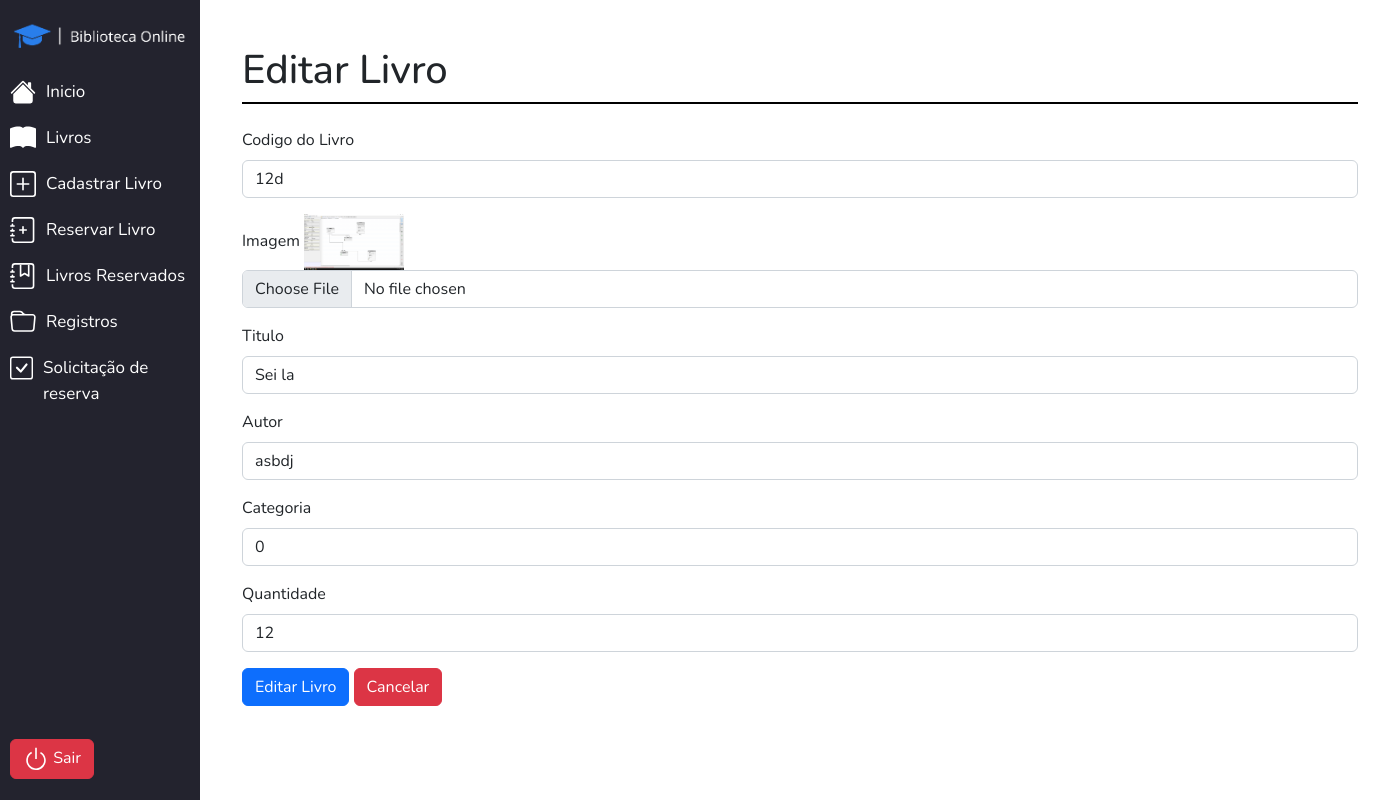
The app's page /View-Gestor/editar.php?id=14 (signed in) with its own data.
### tables this page shows
CREATE TABLE `livro` (
  `id_livro` int(11) NOT NULL,
  `cod_livro` varchar(10) NOT NULL,
  `imagem` varchar(300) NOT NULL,
  `titulo` varchar(300) NOT NULL,
  `autor` varchar(300) NOT NULL,
  `cod_categoria` int(11) NOT NULL,
  `qtd_total` int(11) NOT NULL,
  `qtd_reserva` int(11) NOT NULL,
  `qtd_temp` int(11) NOT NULL
);

### View-Gestor/editar.php (called while the page is built, shortened)
<?php
require('../DataBase.php');
include_once('../includes/header-fechado.php');
include_once('../includes/gestor/formulario-editar.php');
include_once('../includes/gestor/menu.php');
include_once('../includes/footer-fechado.php');
?>

### includes/gestor/formulario-editar.php (the view, shortened to what this page needs)
<?php
if(!empty($_GET['id'])){
    $id_livro = $_GET['id'];
      $querySelect = $conn->prepare("SELECT * FROM livro WHERE id_livro = ?");
      $querySelect->bind_param("i", $id_livro);
      $querySelect->execute();
      $resultQuery = $querySelect->get_result();
      if ($resultQuery->num_rows > 0) {
        while ($user_data = mysqli_fetch_assoc($resultQuery)) {
            $cod_livro = $user_data['cod_livro'];
            $imagem = $user_data['imagem'];
            $titulo = $user_data['titulo'];
            $autor = $user_data['autor'];
            $cod_categoria = $user_data['cod_categoria'];
            $qtd_total = $user_data['qtd_total'];
        };
     };
}
?>
<section class="container-xl corpo">
   <div class="titulo-pagina">
    <h1>Editar Livro</h1>
  </div>
  <form class="mt-4" method="POST" enctype="multipart/form-data">
      <div class="mb-3">
        <label class="form-label">Codigo do Livro</label>
        <input class="form-control" type="text" name="cod_livro" value="<?php echo $cod_livro ?>" required>
      </div>
      <div class="mb-3">
        <label class="form-label">Imagem</label>
        <img style="width: 100px;" src="../img/<?php echo $imagem ?>" alt="">
        <input class="form-control" type="file" name="arquivo">
      </div>
      <div class="mb-3">
        <label class="form-label">Titulo</label>
        <input class="form-control" type="text" name="titulo" value="<?php echo $titulo ?>" required>
      </div>
      <div class="mb-3">
        <label class="form-label">Autor</label>
        <input class="form-control" type="text" name="autor" value="<?php echo $autor ?>" required>
      </div>
      <div class="mb-3">
        <label class="form-label">Categoria</label>
        <input class="form-control" type="text" name="cod_categoria" value="<?php echo $cod_categoria ?>" required>
      </div>
      <div class="mb-3">
        <label class="form-label">Quantidade</label>
        <input class="form-control" type="text" name="qtd_total" value="<?php echo $qtd_total ?>" required>
      </div>
      <div class="mb-3">
        <input class="btn btn-primary" type="submit" name="editar" value="Editar Livro">
        <a class="btn btn-danger" href="livros.php">Cancelar</a>
      </div>
  </form>
</section>

### css/main.css (style rules this page uses)
* { font-family: "Nunito", sans-serif; list-style: none; }
a { text-decoration: none; }
.corpo { margin-top: 30px; margin-left: 230px; }
.titulo-pagina { border-bottom: 2px solid black; }

### records on screen
livro: cod_livro "12d", imagem (picture), titulo "Sei la", autor "asbdj", cod_categoria "0", qtd_total "12"
